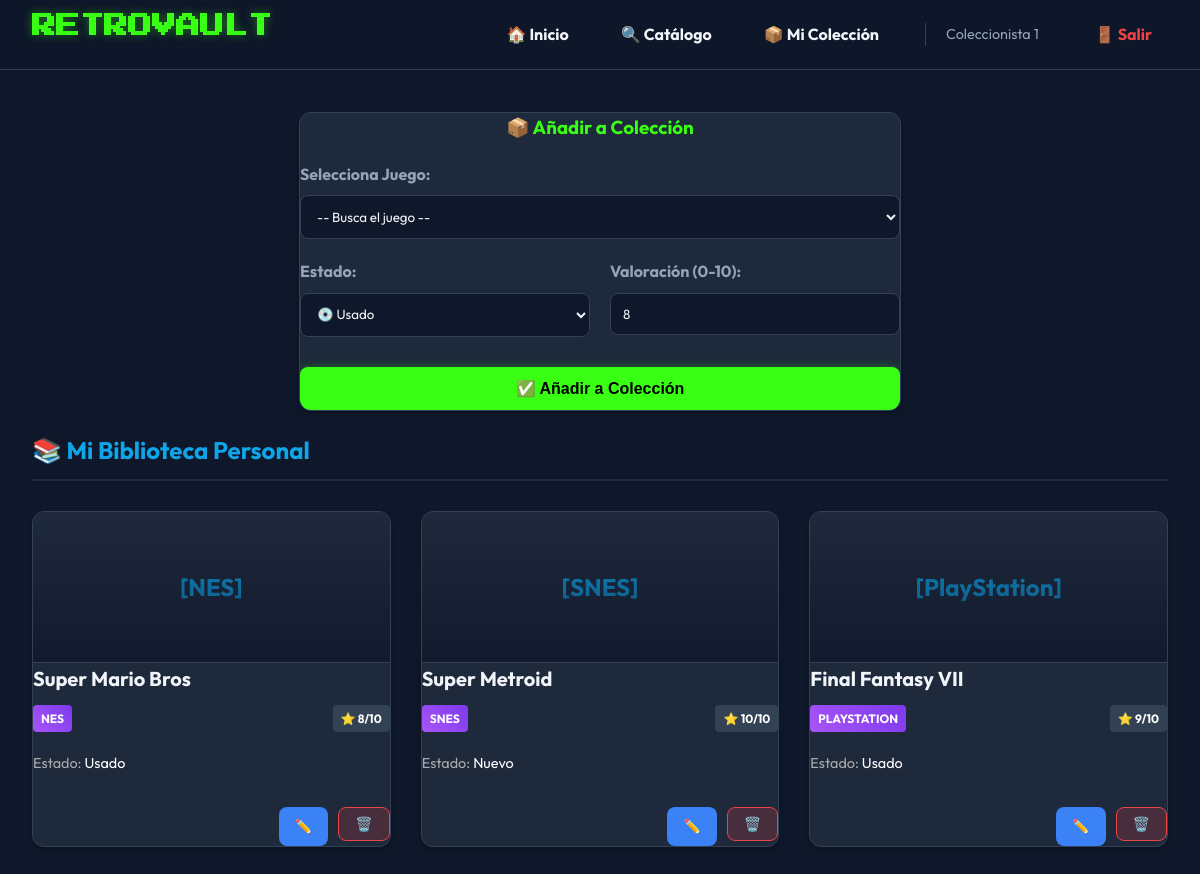
Before: /my_collection.php (signed in) with the older database file.
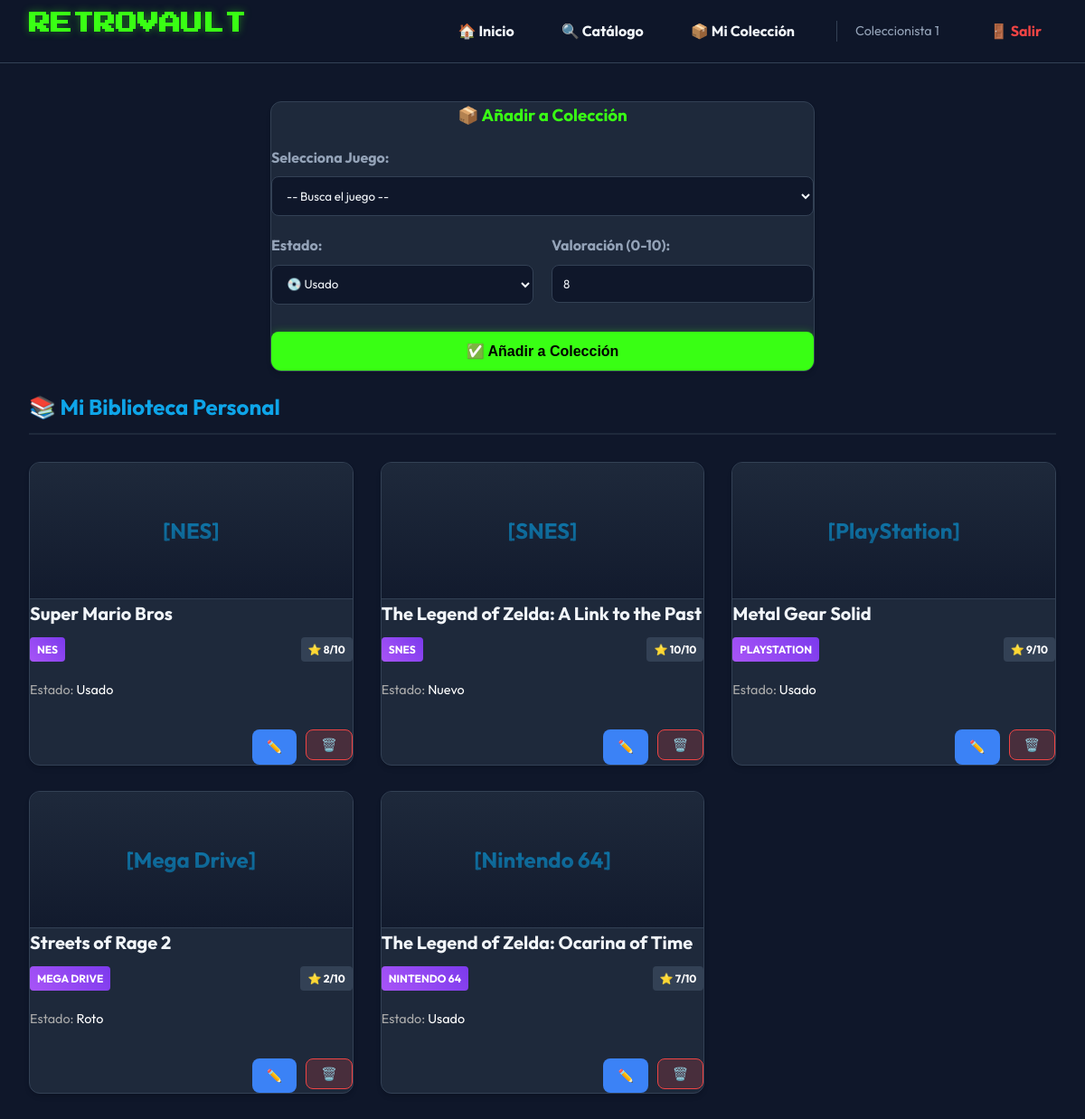
After: the same page with the newer database file.
### tables this page shows
CREATE TABLE colecciones (
    id INT AUTO_INCREMENT PRIMARY KEY,
    usuario_id INT NOT NULL,
    videojuego_id INT NOT NULL,
    estado ENUM('nuevo', 'usado', 'roto') NOT NULL DEFAULT 'usado',
    nota INT CHECK (nota >= 0 AND nota <= 10),
    fecha_registro DATETIME DEFAULT CURRENT_TIMESTAMP,
    FOREIGN KEY (usuario_id) REFERENCES usuarios(id) ON DELETE CASCADE,
    FOREIGN KEY (videojuego_id) REFERENCES videojuegos(id) ON DELETE CASCADE
);

CREATE TABLE sistemas (
    id INT AUTO_INCREMENT PRIMARY KEY,
    nombre VARCHAR(100) NOT NULL,
    fabricante VARCHAR(100) NOT NULL
);

CREATE TABLE videojuegos (
    id INT AUTO_INCREMENT PRIMARY KEY,
    titulo VARCHAR(255) NOT NULL,
    sistema_id INT NOT NULL,
    genero VARCHAR(50),
    descripcion TEXT,
    FOREIGN KEY (sistema_id) REFERENCES sistemas(id) ON DELETE CASCADE
);

### my_collection.php (the view, shortened to what this page needs)
<?php
require_once 'config.php';
require_once 'header.php';
$user_id = $_SESSION['usuario_id'];
$edit_mode = false;
$edit_data = null;
$query = "
    SELECT c.id as collection_id, c.estado, c.nota, c.fecha_registro,
           v.titulo, v.genero, s.nombre as sistema
    FROM colecciones c
    JOIN videojuegos v ON c.videojuego_id = v.id
    JOIN sistemas s ON v.sistema_id = s.id
    WHERE c.usuario_id = ?
    ORDER BY c.fecha_registro DESC
";
$stmt = $conn->prepare($query);
$stmt->bind_param("i", $user_id);
$stmt->execute();
$mi_coleccion = $stmt->get_result();
?>
<div class="card form-card">
    <h3 style="color:var(--neon-green); text-align:center;">
        <?php echo $edit_mode ? '✏️ Editar Juego' : '📦 Añadir a Colección'; ?>
    </h3>
    <form action="my_collection.php" method="POST">
        <?php if ($edit_mode): ?>
            <input type="hidden" name="collection_id" value="<?php echo $edit_data['id']; ?>">
            <p class="text-center" style="font-size:1.2rem; font-weight:bold;">
                Editando: <?php echo htmlspecialchars($mi_coleccion->fetch_assoc()['titulo'] ?? 'Juego');
                ?>
            </p>
        <?php else: ?>
            <label>Selecciona Juego:</label>
            <select name="videojuego_id" required>
                <option value="">-- Busca el juego --</option>
            </select>
        <?php endif; ?>
        <div style="display:grid; grid-template-columns: 1fr 1fr; gap:20px;">
            <div>
                <label>Estado:</label>
                <select name="estado">
                    <option value="usado" <?php echo ($edit_mode && $edit_data['estado'] == 'usado') ? 'selected' : 'selected'; ?>>💿 Usado</option>
                </select>
            </div>
            <div>
                <label>Valoración (0-10):</label>
                <input type="number" name="nota" min="0" max="10"
                    value="<?php echo $edit_mode ? $edit_data['nota'] : '8'; ?>">
            </div>
        </div>
        <button type="submit" class="btn btn-primary" style="width:100%; margin-top:10px;">
            <?php echo $edit_mode ? '💾 Guardar Cambios' : '✅ Añadir a Colección'; ?>
        </button>
    </form>
</div>
<h2 class="mt-20">📚 Mi Biblioteca Personal</h2>
<div class="grid-container">
    <?php
    $stmt->execute();
    $mi_coleccion = $stmt->get_result();
    while ($row = $mi_coleccion->fetch_assoc()):
        ?>
        <div class="card">
            <div class="card-image-container"
                style="display: flex; align-items: center; justify-content: center; background-color: #1e293b; height: 150px; color: var(--neon-blue); font-size: 1.5rem; font-weight: bold; text-align: center;">
                [<?php echo htmlspecialchars($row['sistema']); ?>]
            </div>
            <div class="game-title"><?php echo htmlspecialchars($row['titulo']); ?></div>
            <div style="display:flex; justify-content:space-between; margin-bottom:10px;">
                <span class="badge badge-console"><?php echo htmlspecialchars($row['sistema']); ?></span>
                <span class="badge" style="background:#334155;">⭐ <?php echo $row['nota']; ?>/10</span>
            </div>
            <div style="font-size:0.9rem; color:#aaa; margin-bottom:15px;">
                Estado: <span style="color:white;"><?php echo ucfirst($row['estado']); ?></span>
            </div>
            <div class="card-footer" style="display:flex; gap:10px; justify-content:flex-end;">
                <a href="my_collection.php?edit=<?php echo $row['collection_id']; ?>" class="btn btn-small"
                    style="background:#3b82f6;">✏️</a>
                <form action="my_collection.php" method="POST" onsubmit="return confirm('¿Borrar juego?');">
                    <button type="submit" class="btn btn-small btn-danger">🗑️</button>
                </form>
            </div>
        </div>
    <?php endwhile; ?>
</div>
</body>
</html>

### header.php (shortened to what this page needs)
<!DOCTYPE html>
<html lang="es">
<head>
    <link rel="stylesheet" href="style.css">
</head>
<body>
    <?php if (isset($_SESSION['usuario_id'])): ?>
        <header>
            <div class="logo">
                <h1><a href="index.html" style="color:var(--neon-green); text-decoration:none;">RETROVAULT</a></h1>
            </div>
            <nav>
                <a href="index.html">🏠 Inicio</a>
                <a href="catalog.php">🔍 Catálogo</a>
                <?php if ($_SESSION['usuario_rol'] === 'coleccionista' || $_SESSION['usuario_rol'] === 'admin'): ?>
                    <a href="my_collection.php">📦 Mi Colección</a>
                <?php endif; ?>
                <span class="user-info"
                    style="align-self: center; border-left: 1px solid #334155; padding-left: 20px; margin-left: 10px;">
                    <?php echo htmlspecialchars($_SESSION['usuario_nombre']); ?>
                </span>
                <a href="logout.php" style="color: var(--danger);">🚪 Salir</a>
            </nav>
        </header>
    <?php endif; ?>
    <div class="container">

### style.css (style rules this page uses)
:root { --bg-color: #0f172a; --card-bg: #1e293b; --text-main: #f1f5f9; --text-muted: #94a3b8; --neon-green: #39FF14; --neon-purple: #a855f7; --neon-blue: #0ea5e9; --danger: #ef4444; --success: #22c55e; --border-radius: 12px; }
body { background-color: var(--bg-color); color: var(--text-main); font-family: 'Outfit', sans-serif; margin: 0; padding-top: 80px; line-height: 1.6; }
h1, h2, h3 { margin-top: 0; }
h1 { font-family: 'Press Start 2P', cursive; color: var(--neon-green); text-shadow: 0 0 10px rgba(57, 255, 20, 0.4); font-size: 1.5rem; line-height: 2rem; }
h2 { border-bottom: 2px solid var(--card-bg); padding-bottom: 10px; margin-bottom: 20px; color: var(--neon-blue); }
a { color: var(--neon-blue); text-decoration: none; transition: color 0.2s; }
header { background-color: rgba(15, 23, 42, 0.95); backdrop-filter: blur(10px); border-bottom: 1px solid #334155; padding: 0 2rem; position: fixed; top: 0; width: 100%; height: 70px; display: flex; align-items: center; justify-content: space-between; z-index: 1000; box-sizing: border-box; }
header nav { display: flex; gap: 20px; }
header nav a { color: var(--text-main); font-weight: 700; padding: 8px 16px; border-radius: 8px; }
.user-info { font-size: 0.9rem; color: var(--text-muted); margin-right: 20px; }
.container { max-width: 1200px; margin: 0 auto; padding: 2rem; }
.grid-container { display: grid; grid-template-columns: repeat(auto-fill, minmax(280px, 1fr)); gap: 30px; margin-top: 30px; }
.card { background-color: var(--card-bg); border-radius: var(--border-radius); padding: 0; box-shadow: 0 4px 6px -1px rgba(0, 0, 0, 0.1), 0 2px 4px -1px rgba(0, 0, 0, 0.06); transition: transform 0.2s, box-shadow 0.2s; border: 1px solid #334155; display: flex; flex-direction: column; overflow: hidden; position: relative; height: 100%; }
.card-image-container { width: 100%; height: 180px; background-color: #000; background-size: cover; background-position: center; border-bottom: 1px solid #334155; position: relative; }
.card-image-container::after { content: ''; position: absolute; top: 0; left: 0; right: 0; bottom: 0; background: linear-gradient(to bottom, transparent 0%, rgba(15, 23, 42, 0.8) 100%); }
.game-title { font-size: 1.25rem; font-weight: 700; margin-bottom: 10px; color: var(--text-main); }
.badge { display: inline-block; padding: 4px 8px; border-radius: 4px; font-size: 0.75rem; font-weight: 700; text-transform: uppercase; margin-bottom: 10px; background-color: #334155; color: #fff; }
.badge-console { background: linear-gradient(45deg, var(--neon-purple), #7c3aed); }
.card-footer { margin-top: auto; text-align: right; padding-top: 15px; }
.form-card { max-width: 600px; margin: 0 auto; }
input, select, textarea { width: 100%; padding: 12px; margin-bottom: 20px; background-color: #0f172a; border: 1px solid #334155; border-radius: 8px; color: var(--text-main); box-sizing: border-box; font-family: inherit; }
label { display: block; margin-bottom: 8px; font-weight: bold; color: var(--text-muted); }
.btn { display: inline-flex; align-items: center; justify-content: center; gap: 8px; padding: 12px 24px; border-radius: 8px; font-weight: 700; border: none; cursor: pointer; transition: all 0.2s; text-decoration: none; font-size: 1rem; }
.btn-primary { background-color: var(--neon-green); color: #000; box-shadow: 0 0 10px rgba(57, 255, 20, 0.3); }
.btn-small { padding: 8px 16px; font-size: 0.875rem; }
.btn-danger { background-color: rgba(239, 68, 68, 0.2); color: var(--danger); border: 1px solid var(--danger); }
.mt-20 { margin-top: 20px; }

Changed rows visible on the page:
changed colecciones "Nuevo": videojuego.titulo "Super Metroid" → "The Legend of Zelda: A Link to the Past"
changed colecciones "PlayStation": videojuego.titulo "Final Fantasy VII" → "Metal Gear Solid"
now on this page (row edited): colecciones: sistemas.nombre "Mega Drive", videojuego.titulo "Streets of Rage 2", sistemas.nombre "MEGA DRIVE", nota "2", estado "Roto"
now on this page (row edited): colecciones: sistemas.nombre "Nintendo 64", videojuego.titulo "The Legend of Zelda: Ocarina of Time", sistemas.nombre "NINTENDO 64", nota "7", estado "Usado"
